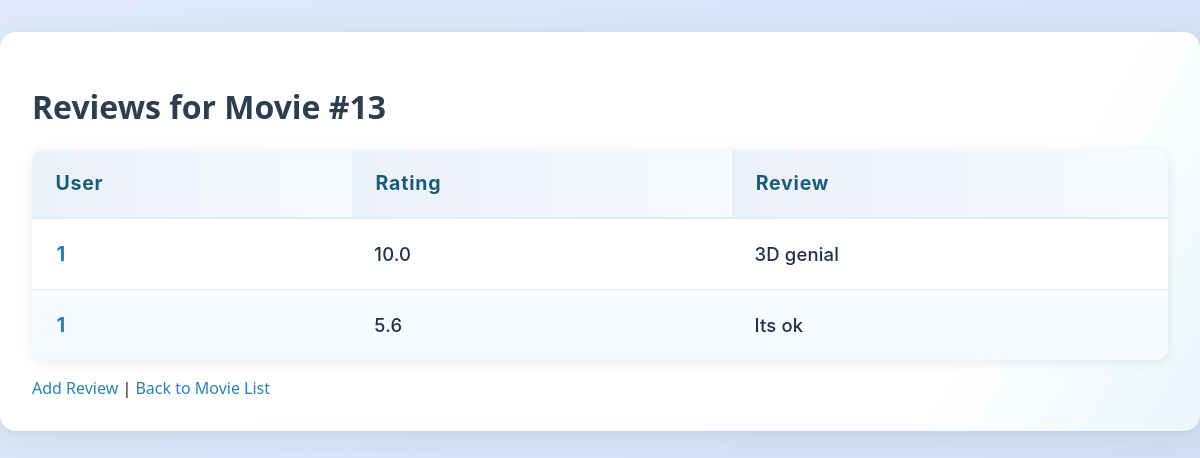
The app's page /movies/13/reviews with its own data.
### datamanager/models.py (models this page shows)
class Review(Base):
    __tablename__ = 'reviews'
    id = Column(Integer, primary_key=True)
    user_id = Column(Integer, ForeignKey('users.id'), nullable=False)
    movie_id = Column(Integer, ForeignKey('movies.id'), nullable=False)
    review_text = Column(Text, nullable=False)
    rating = Column(Float, nullable=False)
    user = relationship('User', back_populates='reviews')
    movie = relationship('Movie', back_populates='reviews')

### MovieWebAPP/app.py (the view)
@app.route('/movies/<int:movie_id>/reviews', methods=['GET'])
def movie_reviews(movie_id):
    reviews = data_manager.get_reviews_for_movie(movie_id)
    all_movies = data_manager.get_all_movies()
    movie = next((m for m in all_movies if m.id == movie_id), None)
    user_id = movie.user_id if movie else 1
    back_url = get_back_url(request, session, url_for('movie_reviews', movie_id=movie_id))
    return render_template('reviews.html', reviews=reviews, movie_id=movie_id, user_id=user_id, back_url=back_url)

### MovieWebAPP/app.py (called while the page is built)
@app.before_request
def store_referrer():
    if request.method == 'GET' and not request.path.startswith('/static'):
        session['last_url'] = request.referrer if request.referrer else url_for(
            'home')

### MovieWebAPP/datamanager/sqlite_data_manager.py (called while the page is built)
    def get_reviews_for_movie(self, movie_id):
        try:
            session = self.Session()
            reviews = session.query(Review).filter_by(movie_id=movie_id).all()
            session.close()
            return reviews
        except Exception as e:
            print(f"Error while retrieving reviews for movie {movie_id}: {e}")
            return []

    def get_all_movies(self):
        try:
            session = self.Session()
            movies = session.query(Movie).all()
            session.close()
            return movies
        except Exception as e:
            print(f"Error while retrieving all movies: {e}")
            return []

### MovieWebAPP/utils.py (called while the page is built)
def get_back_url(request, session, default_url: str) -> str:
    return request.args.get('back') or session.get('last_url') or default_url

### MovieWebAPP/templates/reviews.html (shortened to what this page needs)
<!DOCTYPE html>
<html lang="en">
<head>
    <link rel="stylesheet" href="{{ url_for('static', filename='style.css') }}">
</head>
<body>
<div class="container">
    <h1>Reviews for Movie #{{ movie_id }}</h1>
    {% if reviews %}
        <table>
            <thead>
                <tr>
                    <th>User</th>
                    <th>Rating</th>
                    <th>Review</th>
                </tr>
            </thead>
            <tbody>
                {% for review in reviews %}
                <tr>
                    <td>{{ review.user_id }}</td>
                    <td>{{ review.rating }}</td>
                    <td>{{ review.review_text }}</td>
                </tr>
                {% endfor %}
            </tbody>
        </table>
    {% else %}
        <p>No reviews yet for this movie.</p>
    {% endif %}
    <a href="{{ url_for('add_review', movie_id=movie_id) }}">Add Review</a> |
    <a href="{{ url_for('user_movies', user_id=user_id) }}">Back to Movie List</a>
</div>
</body>
</html>

### MovieWebAPP/static/style.css (style rules this page uses)
body { font-family: 'Segoe UI', Arial, sans-serif; background: linear-gradient(135deg, #e0eafc 0%, #cfdef3 100%); color: #222; margin: 0; padding: 0; min-height: 100vh; }
h1, h2, h3 { color: #2c3e50; }
.container { max-width: 1300px; margin: 2em auto; background: linear-gradient(120deg, #ffffff 80%, #eaf6fb 100%); padding: 2em; border-radius: 16px; box-shadow: 0 6px 32px rgba(44, 62, 80, 0.10), 0 1.5px 4px rgba(44,62,80,0.04); position: relative; z-index: 1; }
a { color: #2980b9; text-decoration: none; transition: color 0.2s; }
table { width: 100%; border-collapse: collapse; margin-bottom: 1em; background: #fff; border-radius: 12px; overflow: hidden; box-shadow: 0 2px 12px rgba(44,62,80,0.10); font-family: 'Inter', 'Segoe UI', Arial, sans-serif; font-size: 1.08em; letter-spacing: 0.01em; }
th, td { border: none; padding: 1.1em 1.2em; text-align: left; font-weight: 500; color: #22304a; }
th { background: linear-gradient(90deg, #eaf1f7 0%, #f6fbff 100%); font-size: 1.13em; font-weight: 700; letter-spacing: 0.04em; color: #1a5a7a; text-shadow: 0 1px 0 #fff; border-bottom: 2px solid #e0eafc; }
td { background: #fafdff; font-size: 1.07em; font-weight: 500; color: #22304a; border-bottom: 1.5px solid #e0eafc; vertical-align: middle; }
tr:last-child td { border-bottom: none; }
tr:nth-child(even) td { background: #f6fbff; }
tr:nth-child(odd) td { background: #ffffff; }
td:first-child { font-size: 1.18em; font-weight: 700; color: #2980b9; letter-spacing: 0.03em; text-shadow: 0 1px 0 #eaf6fb; }

### records on screen
Review: user_id "1", rating "10.0", review_text "3D genial"
Review: user_id "1", rating "5.6", review_text "Its ok"

### other values on screen
{{ movie_id }} "13"
